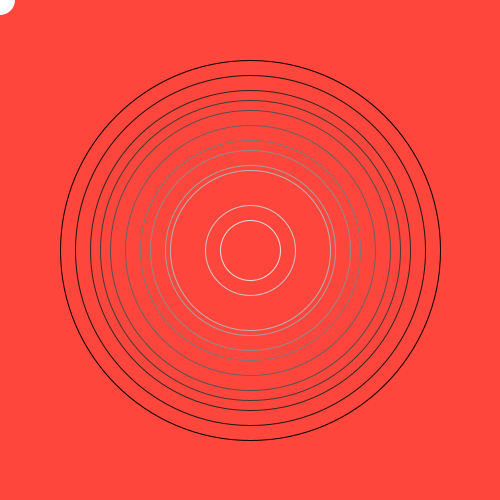
Frame 1 (no input)
Frame 60 (the mouse pressed at the canvas centre just before this capture): identical to frame 1, image omitted
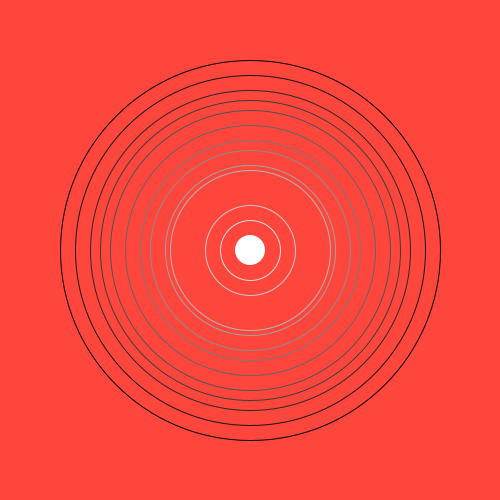
Frame 120 (the mouse held since frame 60 and released just before this capture)

The Processing sketch that drew these frames (run headless with seeded random() and noise(); from frame 60 on, the mouse is pressed at the canvas centre):

// Processing sketch: processing_82358
// ── processing_82358.pde

void setup()

{size(500,500);

background(500,70,60);
}


void draw()

{


  
  
background(500,70,60);

fill(255);
noStroke();
ellipse(mouseX,mouseY,30,30);
println(mouseX + " " + mouseY);

noFill();
stroke(220);
ellipse(250,250,60,60);

noFill();
stroke(200);
ellipse(250,250,90,90);

noFill();
stroke(180);
ellipse(250,250,160,160);

noFill();
stroke(160);
ellipse(250,250,170,170);

noFill();
stroke(140);
ellipse(250,250,200,200);

noFill();
stroke(120);
ellipse(250,250,220,220);

noFill();
stroke(100);
ellipse(250,250,250,250);

noFill();
stroke(80);
ellipse(250,250,280,280);

noFill();
stroke(60);
ellipse(250,250,300,300);

noFill();
stroke(40);
ellipse(250,250,320,320);

noFill();
stroke(20);
ellipse(250,250,350,350);

noFill();
stroke(0);
ellipse(250,250,380,380);

}
